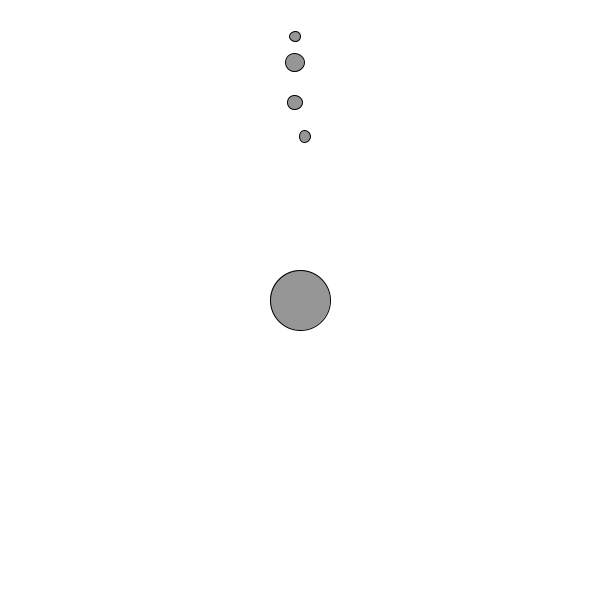
Frame 1 (no input)
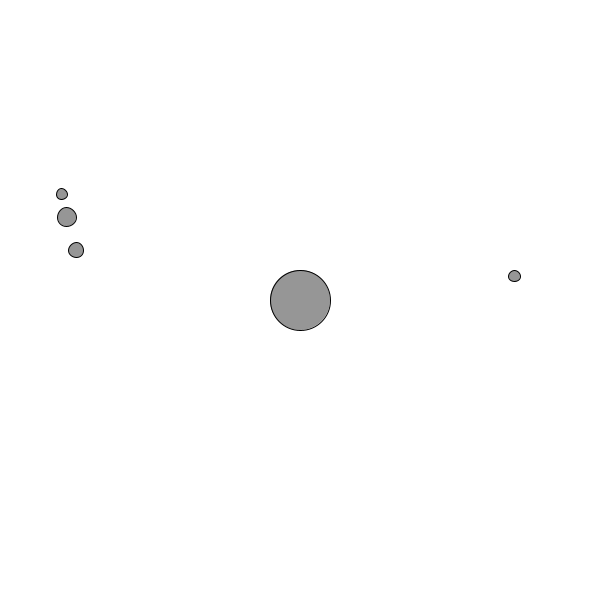
Frame 60 (the mouse pressed at the canvas centre just before this capture)
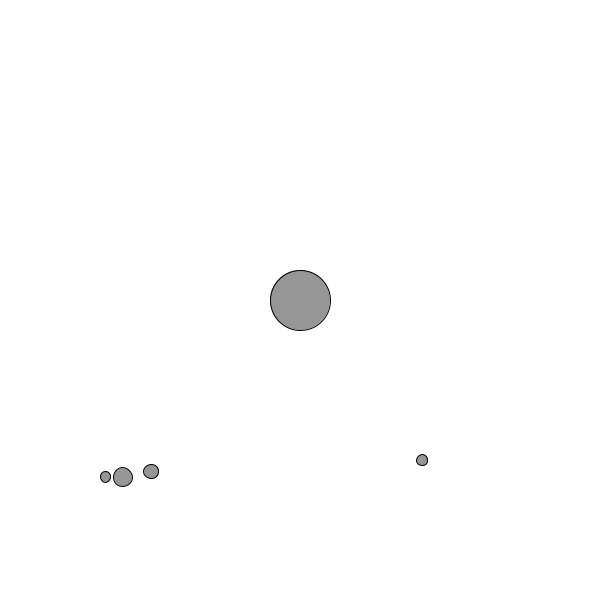
Frame 120 (the mouse held since frame 60 and released just before this capture)

The Processing sketch that drew these frames (run headless with seeded random() and noise(); from frame 60 on, the mouse is pressed at the canvas centre):

// Processing sketch: gravitational_attraction
// ── gravitational_attraction.pde
Mover[] movers;
Attractor attractor;

void setup() {
  size(600, 600);
  
  movers = new Mover[4];
  
  for(int i = 0; i < movers.length; i++){
    movers[i] = new Mover(width/2, random(20, 200), random(4, 10), random(1) > 0.5);
  }
  
  attractor = new Attractor(30);
}

void draw() {
  background(255);
  
  for(Mover mover : movers){
    PVector attractionForce = attractor.attract(mover);
    mover.applyForce(attractionForce);
  
    //general functions
    mover.update();
    mover.show();
  }
  
  attractor.show();
}

// ── Attractor.pde
class Attractor {
  PVector location;
  
  float mass;
  float radius;
  float G;
  
  Attractor() {
    location = new PVector(width/2, height/2);
    
    this.G = 1;
    this.radius = 40;
    this.mass = 80;
  }
  
  Attractor(float x, float y, float radius) {
    location = new PVector(x, y);
    
    this.G = 1;
    this.radius = radius;
    this.mass = radius * 2;
  }
  
  Attractor(float radius) {
    location = new PVector(width/2, height/2);
    
    this.G = 1;
    this.radius = radius;
    this.mass = radius * 2;
  }
  
  PVector attract(Mover mover){
    //direction of force
    PVector force = PVector.sub(location, mover.location);
    
    float distance = force.mag();
    distance = constrain(distance, 5, 25);
    
    force.normalize();
    
    //magnitude of force
    float strength = (G * mass * mover.mass) / (distance*distance);
    
    //putting magnitude and dir together
    force.mult(strength);
    
    return force;
  }
  
  void show(){
    stroke(0);
    fill(150);
    ellipse(location.x, location.y, radius*2, radius*2);
  }
}

// ── Mover.pde
class Mover {
  PVector location;
  PVector velocity;
  PVector acceleration;
  
  float mass;
  float radius;
  
  Mover() {
    location = new PVector(width/2, height/2);
    velocity = new PVector(5, 0);
    acceleration = new PVector(0, 0);
    
    this.mass = 1;
    this.radius = 10;
  }
  
  Mover(float x, float y, float radius, boolean startsRight) {
    location = new PVector(x, y);
    velocity = new PVector(5, 0);
    acceleration = new PVector(0, 0);
    
    this.radius = radius;
    this.mass = radius * 2;
    
    if(!startsRight){
      velocity.x *= -1;
    }
  }
  
  Mover(float mass) {
    location = new PVector(width/2, height/2);
    velocity = new PVector(5, 0);
    acceleration = new PVector(0, 0);
    
    this.radius = 10;
    this.mass = radius * 2;
  }
  
  void checkEdges(){
    if(location.x > width - radius){
      location.x = width - radius;
      velocity.x *= -1;
    } else if(location.x < radius){
      location.x = radius;
      velocity.x *= -1;
    }
    
    if(location.y > height - radius){
      location.y = height - radius;
      velocity.y *= -1;
      
      //friction
      /*
      PVector gravityForce = new PVector(0, mass);
      
      PVector friction = velocity.copy();
      friction.normalize();
      friction.mult(-1);
      
      float mewK = 0.05;
      float Fnormal = gravityForce.mag();
      
      friction.mult(Fnormal);
      friction.mult(mewK);
      
      applyForce(friction);
      */
    } else if(location.y < radius) {
      location.y = radius;
      velocity.y *= -1;
    }
  }
  
  void applyForce(PVector f){
    //static version of divide so it doesnt mess up force object
    PVector appliedForce = PVector.div(f, mass);
    acceleration.add(appliedForce);
  }
  
  void update(){
    velocity.add(acceleration);
    location.add(velocity);
    
    acceleration.mult(0);
  }
  
  void show(){
    stroke(0);
    fill(150);
    ellipse(location.x, location.y, radius*2, radius*2);
  }
}
